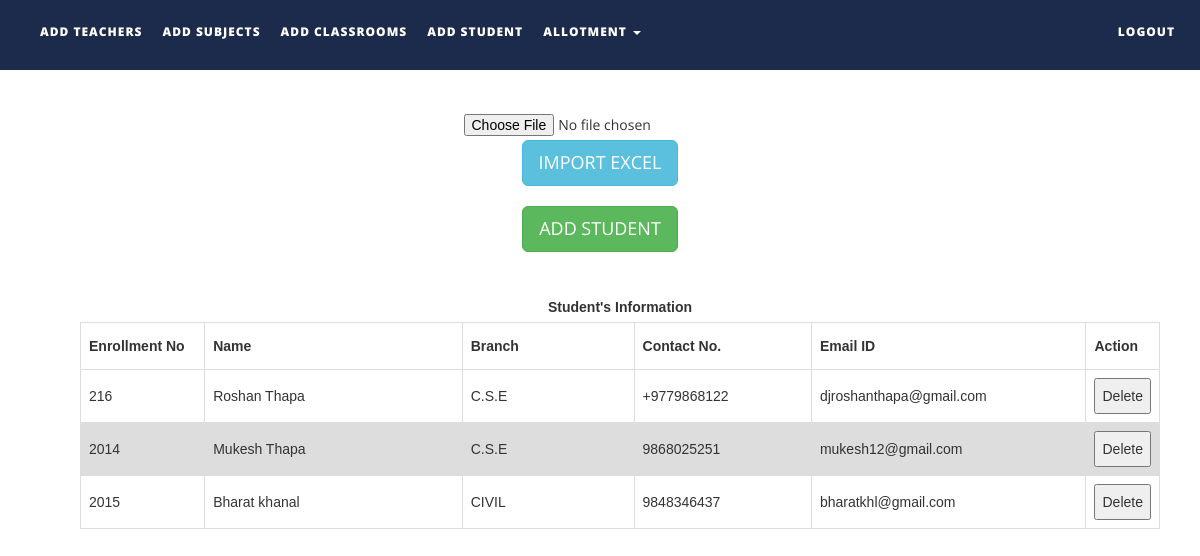
Page /SMS/addstudent.php on the committed database.
### tables this page shows
CREATE TABLE `student` (
  `sid` int(11) NOT NULL,
  `S_name` varchar(20) DEFAULT NULL,
  `year` int(11) DEFAULT NULL,
  `semester` int(11) DEFAULT NULL,
  `branch` varchar(20) DEFAULT NULL,
  `password` varchar(20) DEFAULT NULL,
  `phno` varchar(11) DEFAULT NULL,
  `email` varchar(50) DEFAULT NULL,
  `registered` varchar(10) DEFAULT NULL,
  `DELETED` varchar(5) DEFAULT NULL
);

### SMS/addstudent.php (the view, shortened to what this page needs)
<!DOCTYPE html>
<html xmlns="http://www.w3.org/1999/xhtml">
<head>
    <link href="assets/css/bootstrap.css" rel="stylesheet"/>
    <link href="assets/css/font-awesome.min.css" rel="stylesheet"/>
    <link href="assets/css/flexslider.css" rel="stylesheet"/>
    <link href="assets/css/style.css" rel="stylesheet"/>
</head>
<body>
<div class="navbar navbar-inverse navbar-fixed-top " id="menu">
    <div class="container">
        <div class="navbar-collapse collapse move-me">
            <ul class="nav navbar-nav navbar-left">
                <li><a href="addteachers.php">ADD TEACHERS</a></li>
                <li><a href="addsubjects.php">ADD SUBJECTS</a></li>
                <li><a href="addclassrooms.php">ADD CLASSROOMS</a></li>
				<li><a href="addstudent.php">ADD STUDENT</a></li>
                <li class="dropdown"><a class="dropdown-toggle" data-toggle="dropdown" aria-expanded="false">ALLOTMENT
                        <span class="caret"></span></a>
                </li>
            </ul>
            <ul class="nav navbar-nav navbar-right">
                <li><a href="index.php">LOGOUT</a></li>
            </ul>
        </div>
    </div>
</div>
<br>
<div align="center" style="margin-top:80px">
    <form name="import" method="post" enctype="multipart/form-data">
        <input type="file" name="file"/>
        <input type="submit" name="studentexcel" id="studentexcel" class="btn btn-info btn-lg" value="IMPORT EXCEL"/>
    </form>
</div>
<div align="center" style="margin-top:20px">
    <button id="studentmanual" class="btn btn-success btn-lg" >ADD STUDENT</button>
</div>
<div>
    <br>
    <table id=studentstable style="margin-left: 80px">
        <caption><strong>Student's Information </strong></caption>
        <tr>
            <th width="130">Enrollment No</th>
            <th width="290">Name</th>
            <th width="190">Branch</th>
            <th width="190">Contact No.</th>
            <th width="290">Email ID</th>
            <th width="40">Action</th>
        </tr>
        <tbody>
        <?php
        $q = mysqli_query(mysqli_connect("localhost", "root", "", "ttms"),
            "SELECT * FROM student where DELETED = \"N\" ORDER BY sid ASC");
        while ($row = mysqli_fetch_assoc($q)) {
            echo "<tr><td>{$row['sid']}</td>
                    <td>{$row['S_name']}</td>
                    <td>{$row['branch']}</td>
                    <td>{$row['phno']}</td>
                    <td>{$row['email']}</td>
                   <td>
                    <button>Delete</button></td>
                    </tr>\n";
        }
        ?>
        </tbody>
    </table>
</div>
</body>
</html>

### SMS/assets/css/style.css (style rules this page uses)
#menu { background-color: rgba(28, 43, 75, 1); color: #fff; font-size: 12px; font-weight: 900; letter-spacing: 1px; min-height: 70px; }
.navbar-inverse { border-color: transparent; }
.navbar-inverse .navbar-nav > li > a, .navbar-inverse .navbar-nav > li > a:hover { color: #FFF; padding: 22px 10px; }

### SMS/addstudent.php (style rules this page uses)
table { margin-top: 10px; font-family: arial, sans-serif; border-collapse: collapse; margin-left: 30px; width: 90%; }
td, th { border: 1px solid #dddddd; text-align: left; padding: 8px; }
tr:nth-child(even) { background-color: #dddddd; }

### rows in the picture
student: sid "216", S_name "Roshan Thapa", branch "C.S.E", phno "+9779868122", email "djroshanthapa@gmail.com"
student: sid "2014", S_name "Mukesh Thapa", branch "C.S.E", phno "9868025251", email "mukesh12@gmail.com"
student: sid "2015", S_name "Bharat khanal", branch "CIVIL", phno "9848346437", email "bharatkhl@gmail.com"
